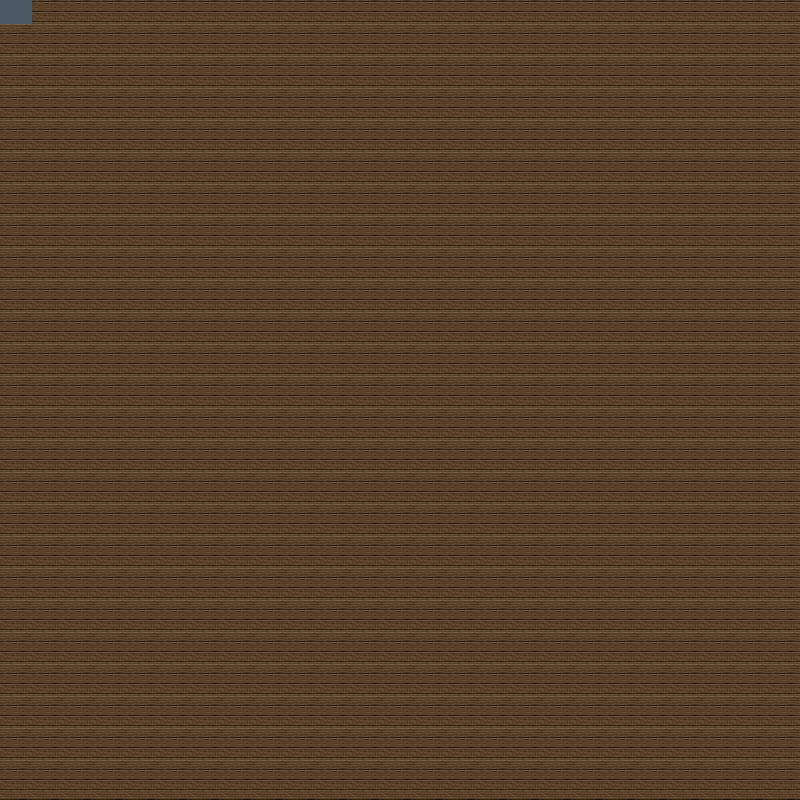

A level layout from a 2D game, rendered from its tile map. Below: a short description, then the map file with tile-grid data replaced by summaries:
An orthogonal 25x25 tile map with 32x32 px tiles, 1 tile layer (Underground), 4 hidden layers not drawn, 12 tilesets and 10 objects (9x Enemy, Hero).

<map version="1.0" orientation="orthogonal" renderorder="right-down" width="25" height="25" tilewidth="32" tileheight="32" nextobjectid="390">
 <tileset firstgid="1" name="ground_01" tilewidth="40" tileheight="40" tilecount="45">
  <image source="level/ground_01.bmp" trans="4b637f" width="360" height="200" />
 </tileset>
 <tileset firstgid="46" name="ground_02" tilewidth="40" tileheight="40" tilecount="63">
  <image source="level/ground_02.bmp" trans="4b637f" width="360" height="280" />
 </tileset>
 <tileset firstgid="109" name="ground_03" tilewidth="40" tileheight="40" tilecount="11">
  <image source="level/ground_03.bmp" trans="4b637f" width="440" height="40" />
 </tileset>
 <tileset firstgid="120" name="Tree1" tilewidth="40" tileheight="40" tilecount="36">
  <image source="level/trees.bmp" trans="4b637f" width="512" height="128" />
 </tileset>
 <tileset firstgid="156" name="FENCE" tilewidth="40" tileheight="40" tilecount="192">
  <image source="level/FENCE.bmp" trans="4b637f" width="640" height="480" />
 </tileset>
 <tileset firstgid="348" name="BENCH" tilewidth="40" tileheight="40" tilecount="192">
  <image source="level/BENCH.bmp" trans="ffffff" width="640" height="480" />
 </tileset>
 <tileset firstgid="540" name="TABLE1" tilewidth="40" tileheight="40" tilecount="192">
  <image source="level/TABLE1.GIF" trans="4b637f" width="640" height="480" />
 </tileset>
 <tileset firstgid="732" name="Tree2" tilewidth="40" tileheight="40" tilecount="192">
  <image source="level/TREE.GIF" trans="4b637f" width="640" height="480" />
 </tileset>
 <tileset firstgid="924" name="cliff_01" tilewidth="40" tileheight="40" tilecount="132">
  <image source="level/cliff_01.bmp" trans="4b637f" width="440" height="480" />
 </tileset>
 <tileset firstgid="1056" name="CLIFFVEG" tilewidth="40" tileheight="40" tilecount="192">
  <image source="level/CLIFFVEG.bmp" trans="4b637f" width="640" height="480" />
 </tileset>
 <tileset firstgid="1248" name="Tree3" tilewidth="40" tileheight="40" tilecount="64">
  <image source="level/trees.png" trans="4b637f" width="320" height="320" />
 </tileset>
 <tileset firstgid="1312" name="trees_plants" tilewidth="40" tileheight="40" tilecount="64">
  <image source="level/trees_plants.png" trans="4b637f" width="320" height="320" />
 </tileset>
 <layer name="Underground" width="25" height="25">
  <data>[625 cells, 625 non-empty, 2 distinct tile ids]</data>
 </layer>
 <layer name="Background" width="25" height="25" visible="0">
  <data>[625 cells, 0 non-empty, 0 distinct tile ids]</data>
 </layer>
 <layer name="BehindPlayerBut Foreground" width="25" height="25" visible="0">
  <data>[625 cells, 256 non-empty, 2 distinct tile ids]</data>
 </layer>
 <objectgroup name="Object">
  <object id="364" name="Hero" type="Hero" x="87" y="121" width="32" height="32" />
  <object id="374" name="Enemy" type="Enemy" x="571" y="655" width="32" height="32" />
  <object id="382" name="Enemy" type="Enemy" x="642" y="299" width="32" height="32" />
  <object id="383" name="Enemy" type="Enemy" x="152" y="598" width="32" height="32" />
  <object id="384" name="Enemy" type="Enemy" x="308" y="498" width="32" height="32" />
  <object id="385" name="Enemy" type="Enemy" x="348" y="474" width="32" height="32" />
  <object id="386" name="Enemy" type="Enemy" x="415" y="241" width="32" height="32" />
  <object id="387" name="Enemy" type="Enemy" x="497" y="376" width="32" height="32" />
  <object id="388" name="Enemy" type="Enemy" x="571" y="84" width="32" height="32" />
  <object id="389" name="Enemy" type="Enemy" x="314" y="683" width="32" height="32" />
 </objectgroup>
 <layer name="BeforePlayer" width="25" height="25" visible="0">
  <data>[625 cells, 0 non-empty, 0 distinct tile ids]</data>
 </layer>
 <layer name="Top" width="25" height="25" visible="0">
  <data>[625 cells, 0 non-empty, 0 distinct tile ids]</data>
 </layer>
</map>
